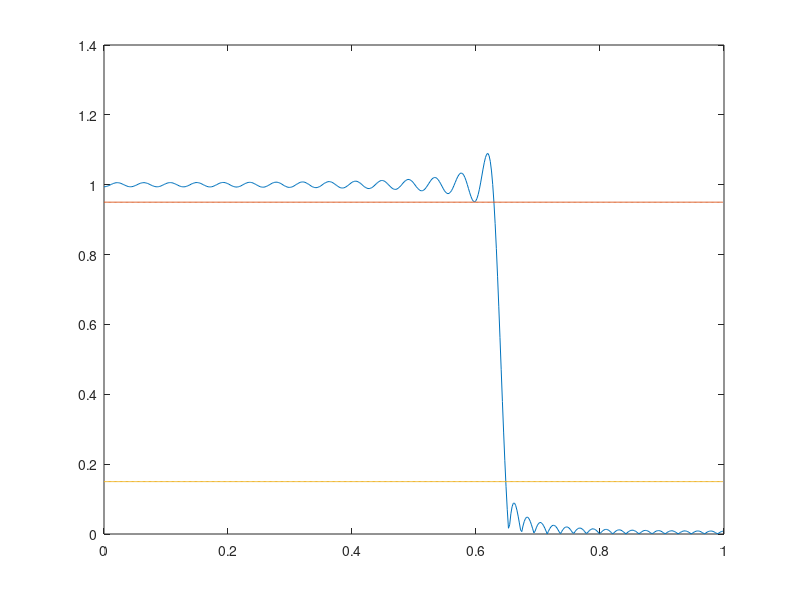

Reproduce this figure in MATLAB.
M=92; %%Some random number for order chosen. Need to replace this to meet the Spec for each window
n=0:1:M;
h=sin(0.64*pi*(n-M/2))./(pi*(n-M/2));
if rem(M,2)==0
    h(M/2+1)=0.64;
end
w=ones(M+1,1)'; %%% replace this with the actual window
h=h.*w;
[a,b]=freqz(h);
plot(b/pi,abs(a),b/pi,0*b+0.95,b/pi,0*b+0.15);